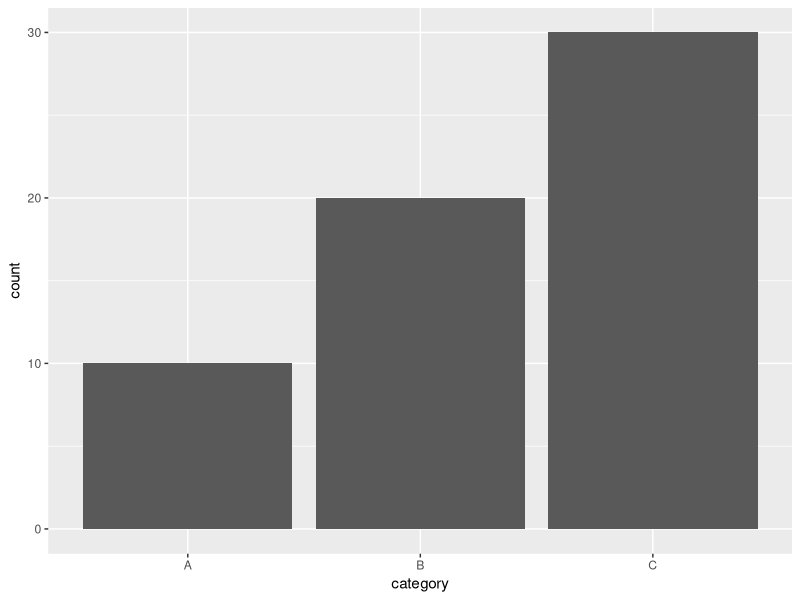
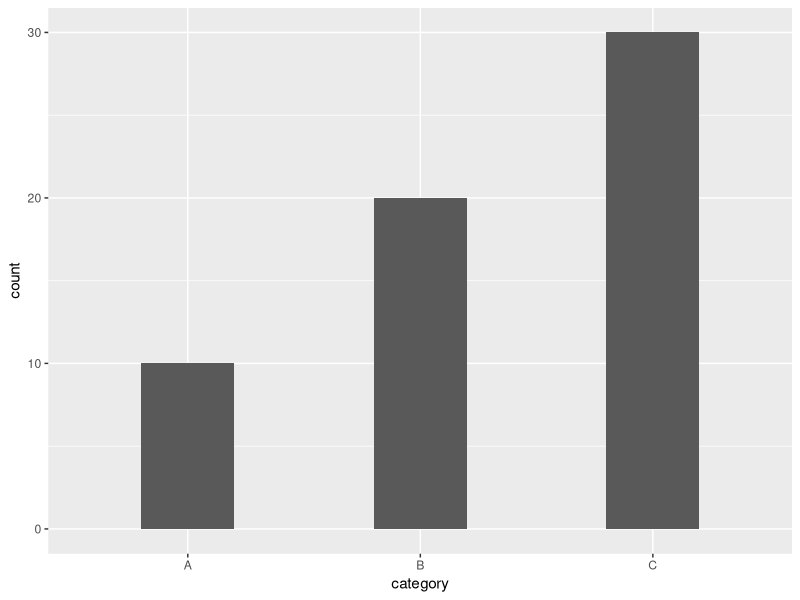
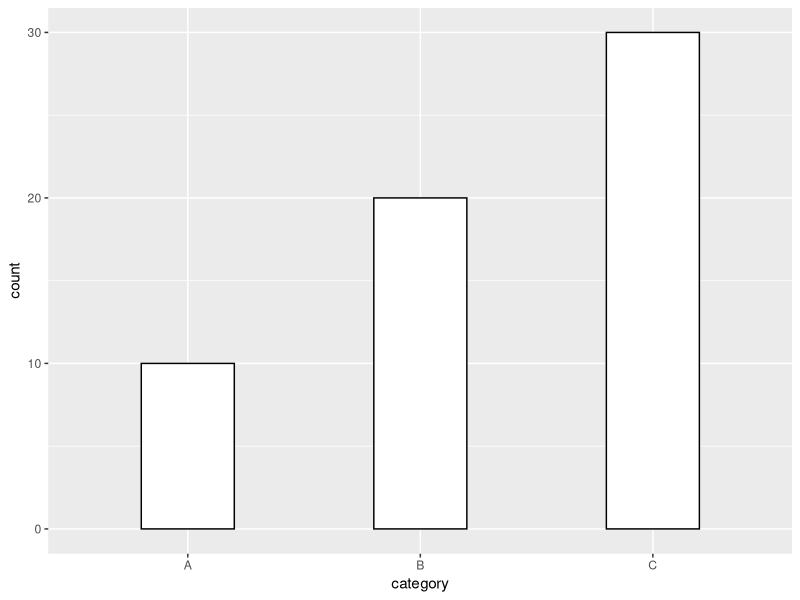
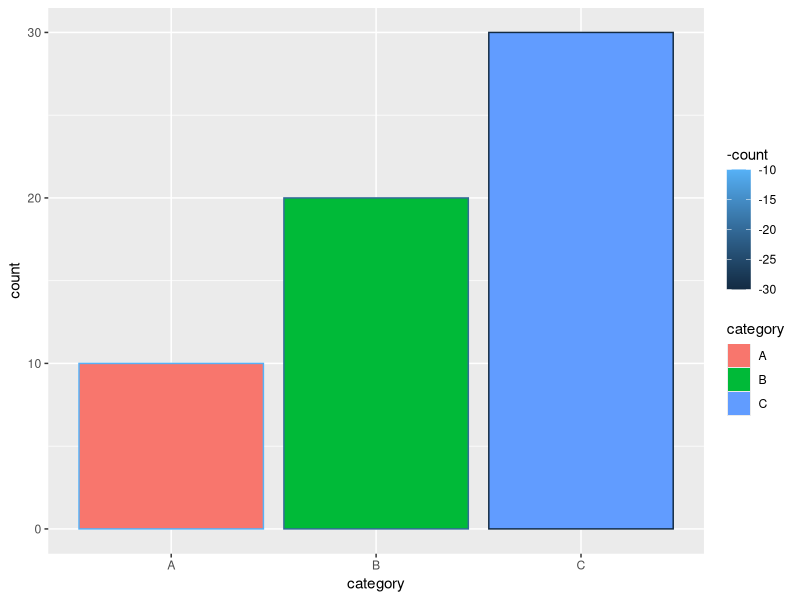
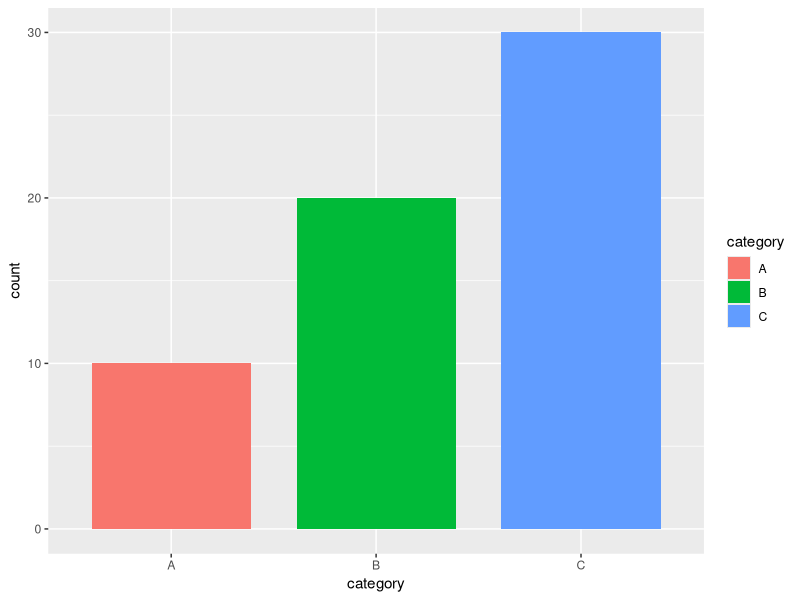
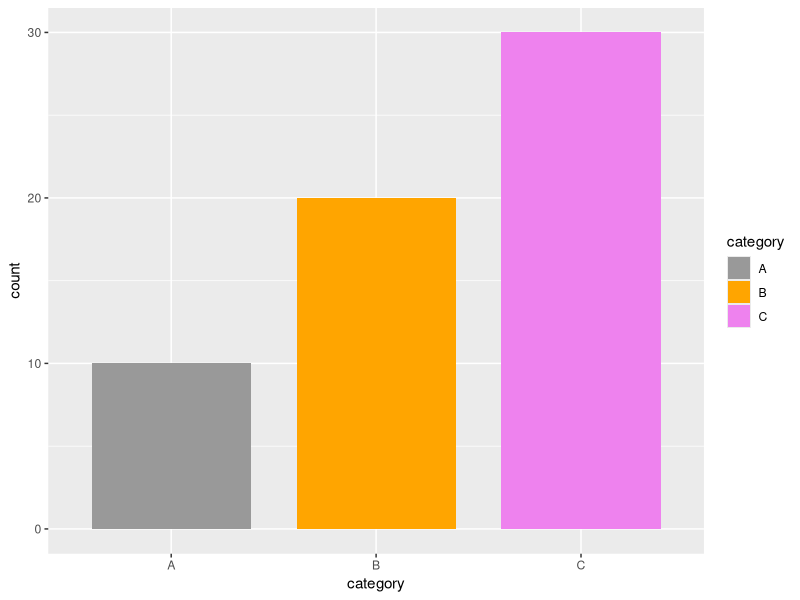
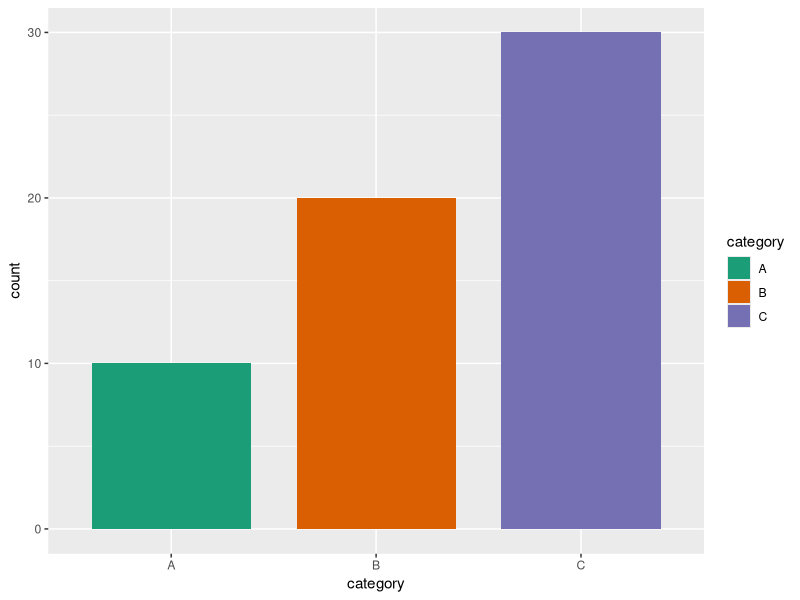
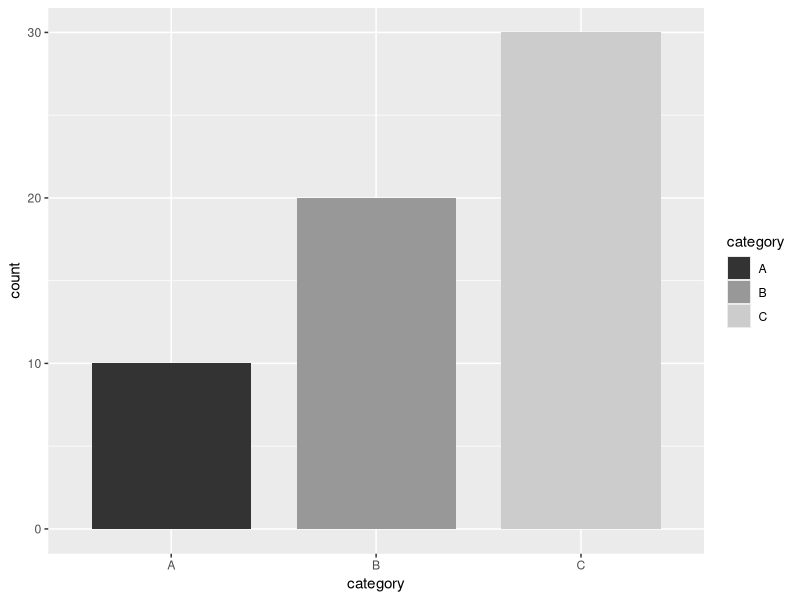

Write the R code that produced these figures, in order. (Note: this script raises an error after producing the figures.)
# ggplot2 is part of tidyverse
library(tidyverse)

# Create some data
df <- tibble(
  category = c("A", "B", "C"),
  count    = c( 10,  20,  30)
)

df

# Basic bar plot

# Two ways to plot categories: 
# 1) already counted, 2) not yet counted

# stat=(bourne)"identity" is needed for counted categories
ggplot(data=df, aes(x=category, y=count)) +
  geom_bar(stat="identity")

# we have nice wide bars, but if they are too wide ...

# Change the width of bars
ggplot(data=df, aes(x=category, y=count)) +
  geom_bar(stat="identity", width=0.4)

# we can bring some color into the game, to make things less boring
# We can change colors in 2 ways: outside and inside of bars
# if you look at the shocko-cake, it's brown outside, 
# but it's often different color inside
ggplot(data=df, aes(x=category, y=count)) +
  geom_bar(stat="identity", width=0.4, 
           fill="white", color = "black")

# if we wont different colors for different bars, 
# you can specify fill and color inside of ascetics
ggplot(data=df, aes(x=category, y=count, 
                    fill = category, color = -count)) +
  geom_bar(stat="identity")

# By the way, we can save our plot as an object in order
# to reduce typing and use that object for further manupulation
p <- ggplot(data=df, aes(x=category, y=count, fill = category)) +
  geom_bar(stat="identity", width=0.777)
p

p + scale_fill_manual(values=c("#999999", "orange", "violet"))

p + scale_fill_brewer(palette="Dark2") 

p <- p + scale_fill_grey() 
p

p + theme_minimal()

p <- p + theme_classic()
p
# p + theme_()






## Inside bars
p + geom_text(aes(label=count))


p + geom_text(aes(label=count), 
              size=7, vjust=2, color="orange")
p + 
  geom_text(
    aes(label=c("ORANGE", "IS THE NEW", "BLACK")), 
    vjust=2, size=5, color="orange", fontface = "bold")

# Horizontal bar plot
p + 
  geom_text(
    aes(label=c("ORANGE", "IS THE NEW", "BLACK")), 
    vjust=2, size=5, color="orange", fontface = "bold")+
  coord_flip()

# now we can horizontally adjust text 
p + 
  geom_text(
    aes(label=c("ORANGE", "IS THE NEW", "BLACK")), 
    hjust=-0.5, size=5, color="orange", fontface = "bold")+
  coord_flip()


# Change the legend position


p <- p + 
  geom_text(
    aes(label=c("ORANGE", "IS THE NEW", "BLACK")), 
    hjust=-0.25, size=5, color="orange", fontface = "bold")+
  coord_flip()+
  ylim(0, 45)+
  scale_x_discrete(limits=c("C", "B", "A"))
p


p + 
  labs(
    title    = "Quarterly TV-show Profit (in million U.S. dollars)",
    subtitle = "A simple bar chart with gray scaling, on colored issue",
    caption  = "Source: Secret Data Base Noone Knows About",
    x        = "Quarter of 2020",
    y        = "Profit in 2020"
  )+
  theme(
    plot.title = element_text(color = "#0099f9", size = 15),
    plot.subtitle = element_text(face = "bold"),
    plot.caption = element_text(face = "italic"),
    axis.title.x = element_text(color = "#0099f9", size = 14, face = "bold"),
    axis.title.y = element_text(size = 14, face = "italic"),
    axis.text.y  = element_blank(),
    axis.ticks.y = element_blank()
  )

# let's summarize what we have learned so far:
# first final plot: might look like a lot of code, but
# it's kind of intuitive if going step by step, for instance
df
ggplot(data=df, aes(x=category, y=count, fill = category)) +
  geom_bar(stat="identity", width=0.7)+ 
  scale_fill_grey(name = "NEW TV SHOW", 
                  labels = c("ORANGE", "IS THE NEW", "GRAY???"))+
  theme_classic()+
  scale_x_discrete(limits=c("C", "B", "A"))+
  coord_flip()+
  geom_text(
    aes(label=c("DREAM BIG","START SMALL","ACT NOW")),
    color="black", size=5, hjust=-0.1)+ # vjust
  ylim(0, 45)+ 
  theme(legend.position="bottom") + 
  labs(
    title    = "Quarterly TV-show Profit (in million U.S. dollars)",
    subtitle = "A simple bar chart with ca. 50 shades of gray",
    caption  = "Source: Secret Data Base Noone Knows About",
    x        = "CREATIVITY",
    y        = "INVEST IN YOURSELF"
  )+
  theme(
    plot.title = element_text(color = "orange", size = 15),
    plot.subtitle = element_text(face = "bold"),
    plot.caption = element_text(face = "italic"),
    axis.title.x = element_text(color = "orange", size = 14, face = "bold"),
    axis.title.y = element_text(size = 14, face = "italic"),
    axis.text.y  = element_blank(),
    axis.ticks.y = element_blank()
  )

# and before we loose all the changes, we can save this plot
# using ggsave command
ggsave(
  filename = "basic_plot.jpg",
  plot = last_plot(), 
  device = jpeg, 
  width = 5, height = 3)
















# Barplot with multiple groups + Stacked + Dodged + Percented

library(ggstats) # for stat_prop
d <- as.data.frame(Titanic) %>%
  dplyr::mutate(percent=Freq/sum(Freq))
str(d)

# Stacked barplot with multiple groups
ggplot(data=d, aes(x=Class, y=Freq, fill=Survived)) +
  geom_bar(stat="identity", position = "stack")

ggplot(data=d, aes(x=Class, y=Freq, fill=Survived)) +
  geom_bar(stat="identity", position="dodge")

# Add labels to a dodged barplot as we just learned :
ggplot(data=d, aes(x=Class, y=Freq, fill=Survived)) +
  geom_bar(stat="identity", position=position_dodge())+
  facet_grid(Age~Sex, scales = "free")+
  geom_text(aes(label=Freq), position = position_dodge(0.9),
            vjust=-.1, color="black", size=3.5)+
  scale_fill_brewer(palette="Paired")+
  theme_void()


ggplot(data=d, aes(x=Class, y=Freq, fill=Survived)) +
  geom_bar(stat="identity", position="fill")+
  scale_y_continuous(labels=percent)

ggplot(data=d, aes(x=Class, weight=Freq, fill=Survived)) +
  geom_bar(position="fill")+
  scale_y_continuous(labels=percent)+
  geom_text(stat = "prop", position = position_fill(.5))

ggplot(data=d, aes(x=Class, weight=Freq, fill=Survived, by = Class)) +
  geom_bar(position="fill")+
  scale_y_continuous(labels=percent)+
  geom_text(stat = "prop", position = position_fill(.5))

ggplot(data=d, aes(x=Class, weight=Freq, fill=Survived, by = Class)) +
  geom_bar(position="fill")+
  scale_y_continuous(labels=percent)+
  geom_text(stat = "prop", position = position_fill(.5))+
  facet_wrap(~Sex)+
  scale_fill_brewer(palette="Paired")+
  theme_test()


grouped_ggbarstats(
  data = d, 
  x = Survived,
  y = Class, 
  count = Freq, 
  label = "both",
  grouping.var = Sex
)






######### Barplot with error bars ####################

car <- mtcars %>% 
  rownames_to_column(var = "car_name") %>% 
  mutate(cylinders = factor(cyl))

ggplot(car, aes(x = cylinders, y = mpg)) +
  stat_summary(fun = mean, geom = "col", alpha = 0.5) +
  stat_summary(fun = mean, geom = "point", size = 4) +
  stat_summary(fun.data = mean_cl_normal, geom = "errorbar", width = 0.5) + # mean_cl_boot
  theme_bw()


